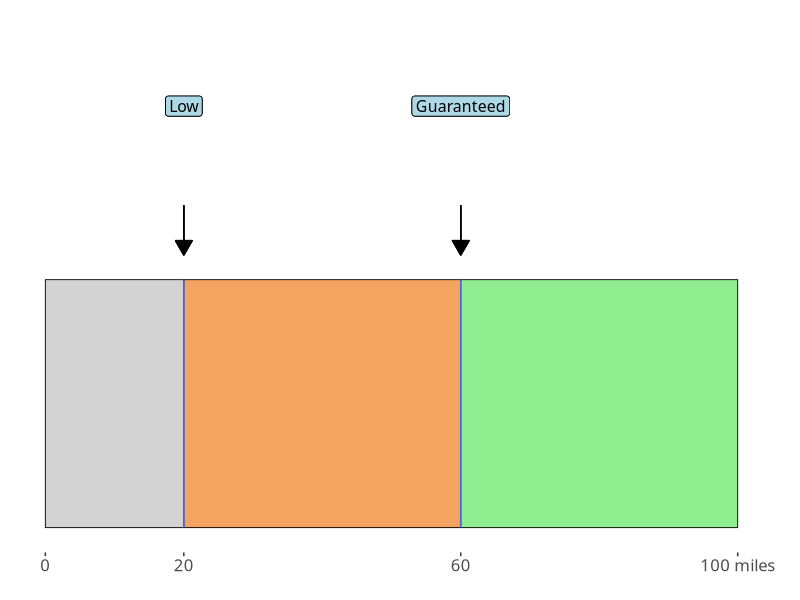
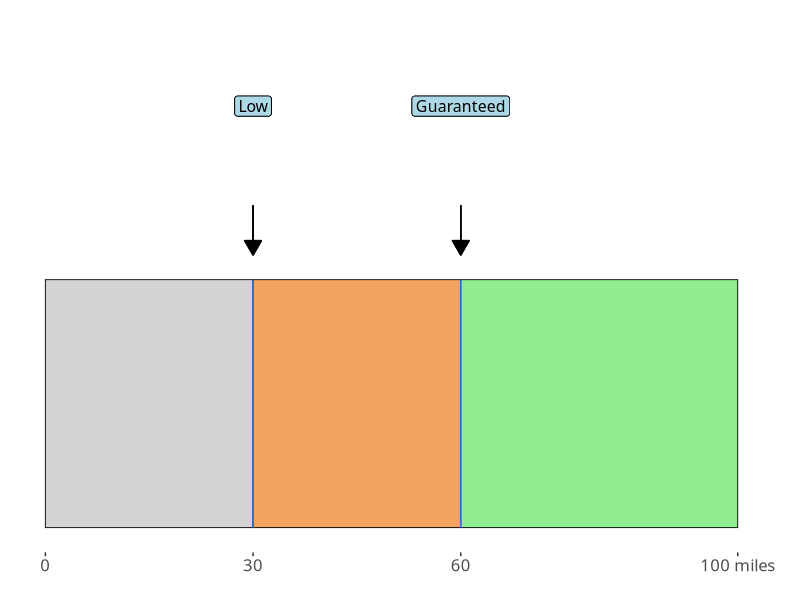
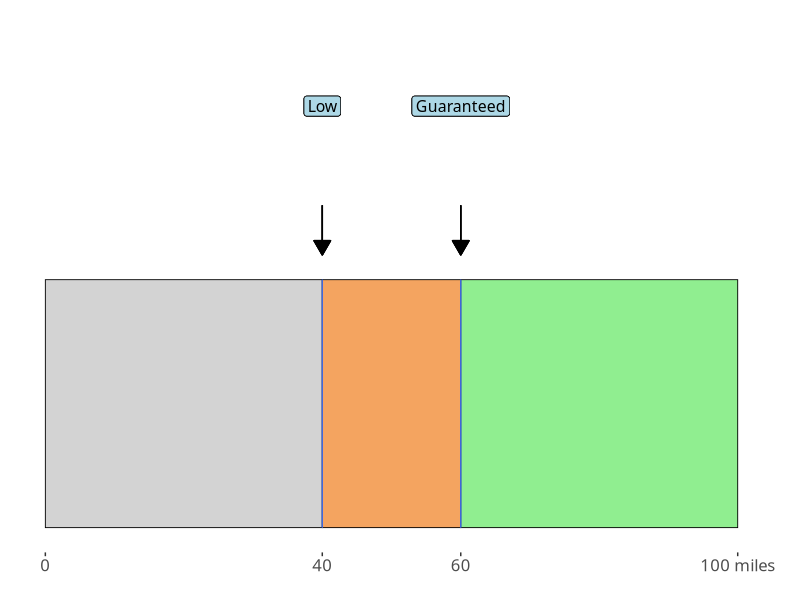
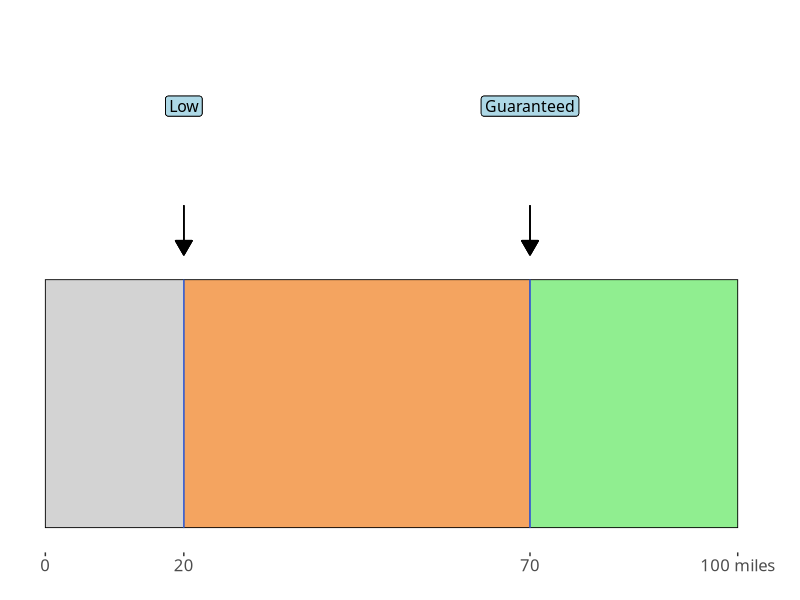
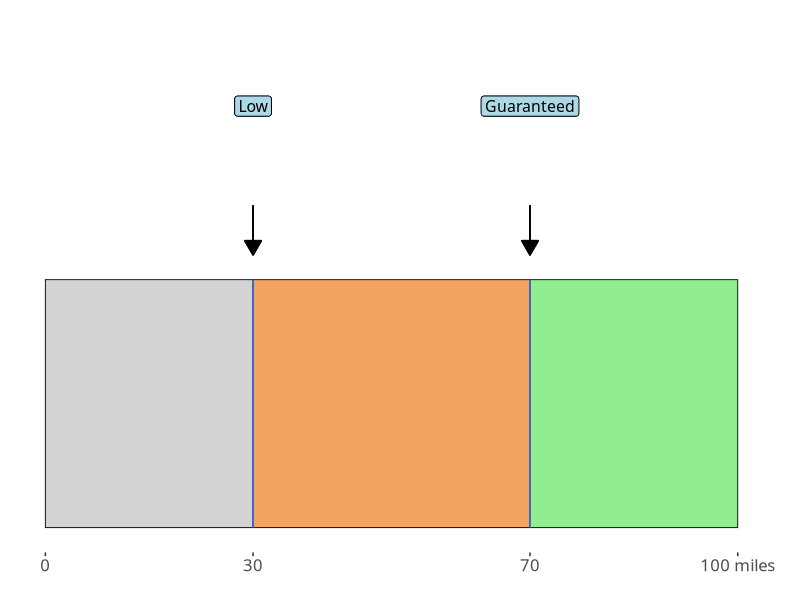
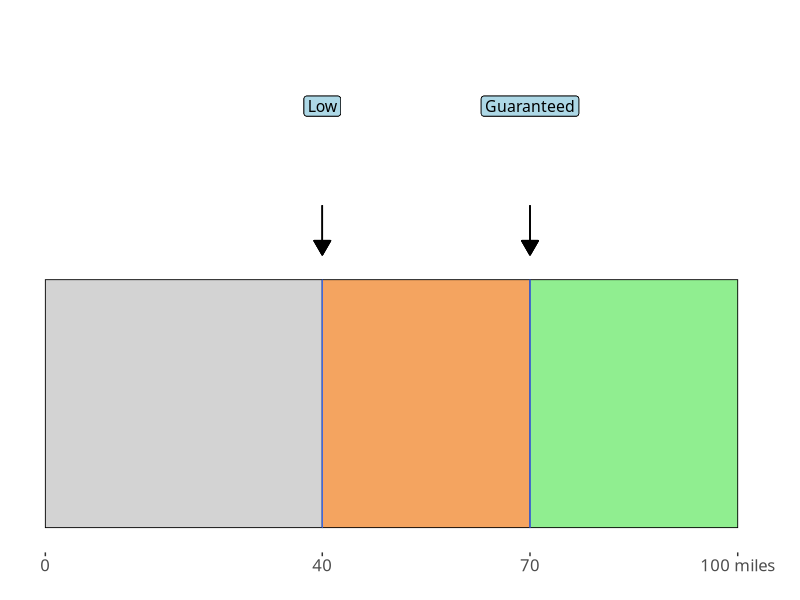
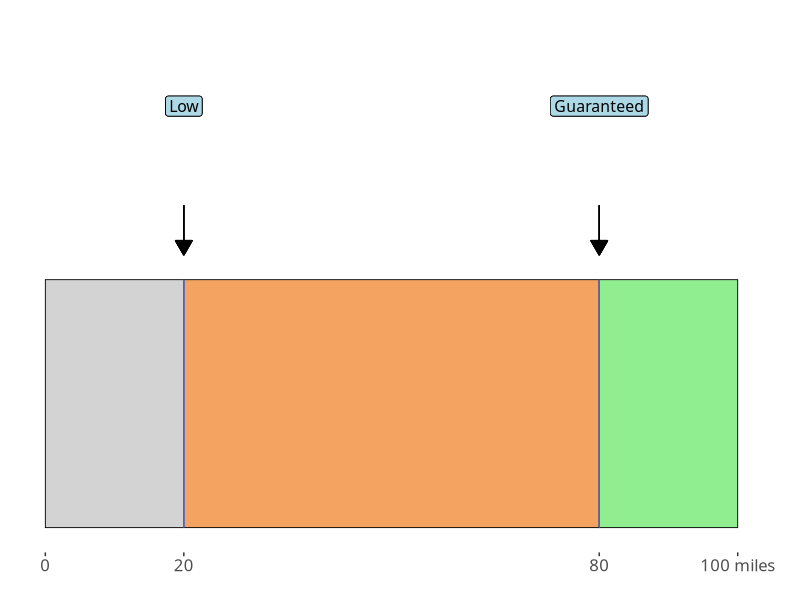
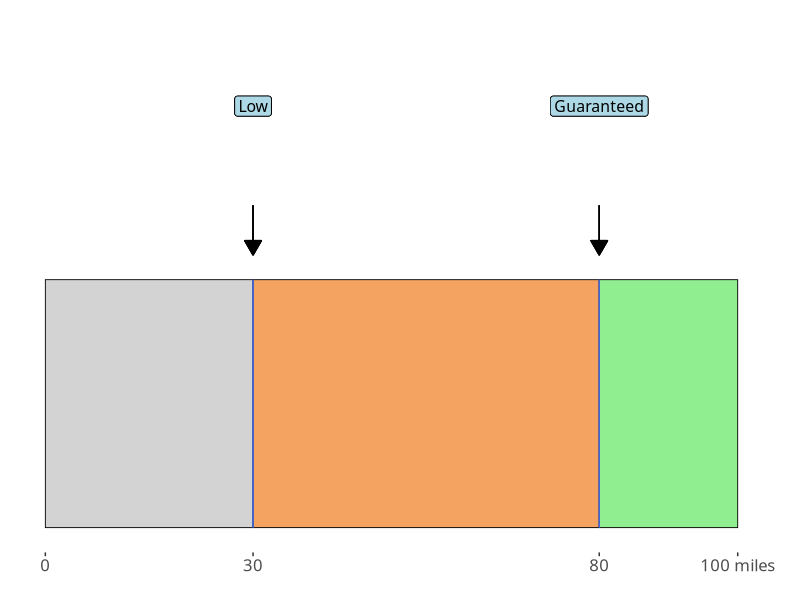

R code for these plots, in order: (Note: this script raises an error after producing the figures.)
library(tidyverse)
library(here)

# Define the function
generate_plot <- function(user_rng, guar_thre, lower_bound) {
    
    # Thresholds
    threshold <- data.frame(
        xmin = c(0, lower_bound, guar_thre),
        xmax = c(lower_bound, guar_thre, user_rng),
        ymin = 0,
        ymax = 0.1,
        fill = c("lightgrey", "sandybrown", "lightgreen")
    )
    
    # Plot
    battery_plot <- ggplot(threshold,
                           aes(xmin = xmin, xmax = xmax,
                               ymin = ymin, ymax = ymax,
                               fill = fill)) +
        
        geom_rect(color = "black", linewidth = 0.3) +
        
        geom_segment(
            aes(x = lower_bound, xend = lower_bound, y = 0, yend = 0.1),
            color = "royalblue", size = 0.3
        ) +
        geom_segment(
            aes(x = guar_thre, xend = guar_thre, y = 0, yend = 0.1),
            color = "royalblue", size = 0.3
        ) +
        
        geom_label(
            aes(x = lower_bound, y = 0.17, label = "Low"),
            label.padding = unit(0.2, "lines"),
            size = 4, hjust = 0.5, family = "Ubuntu", fill = "lightblue"
        ) +
        geom_label(
            aes(x = guar_thre, y = 0.17, label = "Guaranteed"),
            label.padding = unit(0.2, "lines"),
            size = 4, hjust = 0.5, family = "Ubuntu", fill = "lightblue"
        ) +    
        
        geom_segment(
            aes(x = lower_bound, xend = lower_bound, y = 0.11, yend = 0.13),
            arrow = arrow(length = unit(0.03, "npc"),
                          type = "closed", ends = "first")
        ) +
        geom_segment(
            aes(x = guar_thre, xend = guar_thre, y = 0.11, yend = 0.13),
            arrow = arrow(length = unit(0.03, "npc"),
                          type = "closed", ends = "first")
        ) +
        
        scale_fill_identity() +
        scale_x_continuous(
            breaks = c(0, lower_bound, guar_thre, user_rng),
            labels = c(0, lower_bound, guar_thre, paste(user_rng, "miles"))
        ) +
        labs(x = "", y = "") +
        coord_cartesian(ylim = c(0, 0.2)) +
        theme_bw(base_family = "Ubuntu") +
        theme(legend.position = "none",
              axis.text.x = element_text(size = 12),
              axis.title.y = element_blank(),
              axis.text.y = element_blank(),
              axis.ticks.y = element_blank(),
              panel.border = element_blank(),
              panel.grid = element_blank(),
              plot.margin = margin(5, 20, 5, 5))
    
    # Save
    plot_name <- paste0("u_", user_rng,
                        "_g_", guar_thre,
                        "_l_", lower_bound, ".png")
    ggsave(filename = here("figs", "battery_v2g", plot_name),
           plot = battery_plot, width = 4, height = 4 * 0.3, units = "in")
}

# Call the function to generate every possible combination
user_rng_vals <- seq(100, 600, by = 50)
guar_pct <- c(0.60, 0.70, 0.80)
low_pct <- c(0.20, 0.30, 0.40)

for (user_rng in user_rng_vals) {
    for (guar_p in guar_pct) {
        for (low_p in low_pct) {
            guar_thre <- round((user_rng * guar_p) / 5) * 5
            lower_bound <- round((user_rng * low_p) / 5) * 5
            generate_plot(user_rng, guar_thre, lower_bound)
        }
    }
}
